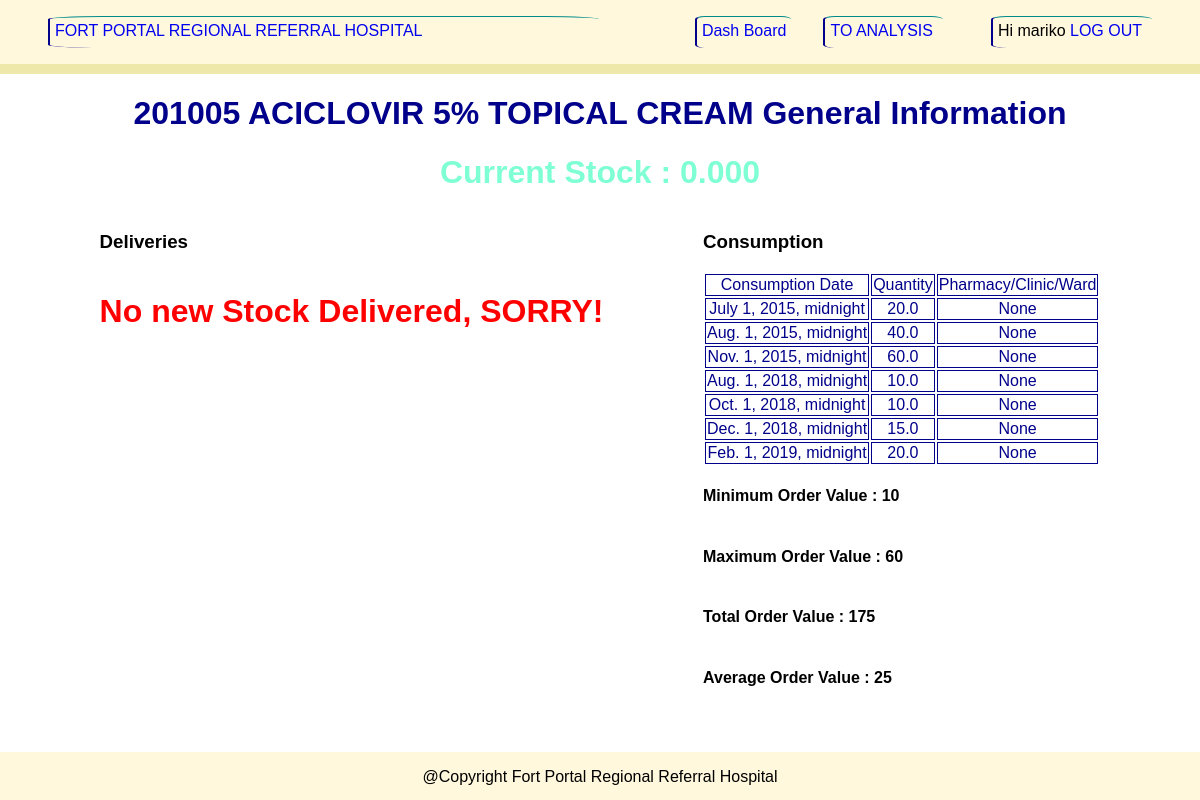
/product/details/201005/ (signed in), run on the app's committed database.
### analysis/models.py (models this page shows, shortened)
class ProductDetailExp(models.Model):
    code = models.IntegerField(default=100000,unique=True)
    description = models.CharField(unique=True,max_length=500)
    ven = models.CharField(max_length=5, null=True, blank=True)
    unit = models.DecimalField(max_digits=100, decimal_places=1, null=True)
    price = models.DecimalField(max_digits=100, decimal_places=1, null=True)
    planned_Qty_2Month_Mean = models.DecimalField(max_digits=100, decimal_places=1, null=True)
    currentStock = models.DecimalField(max_digits=100,decimal_places=3,default=0)

class ConsumptionData(models.Model):
    consumptionDate = models.DateTimeField(auto_now_add=True)
    consumptionQty = models.DecimalField(max_digits=100,decimal_places=1)
    productDetail = models.ForeignKey(ProductDetailExp, on_delete=models.CASCADE)
    pharmacies = models.ForeignKey(HospitalUserUnit,on_delete=models.SET_NULL,null=True)

### inventory/views.py (the view)
# urls.py: path('product/details/<int:cde>/',views.more_product_info,name='productinfo'),
@login_required(login_url='login_user')
def more_product_info(request,cde):
    product = ProductDetailExp.objects.get(code=cde)
    productDelivery = product.stockdeliverydata_set.all()
    productConsumption = product.consumptiondata_set.all()
    cQty_Min = product.consumptiondata_set.all().aggregate(Min('consumptionQty'))
    cQty_Max = product.consumptiondata_set.all().aggregate(Max('consumptionQty'))
    cQty_Sum = product.consumptiondata_set.all().aggregate(Sum('consumptionQty'))
    cQty_Avg = product.consumptiondata_set.all().aggregate(Avg('consumptionQty'))
    context = {
        'title': 'INVENTORY |' + str(product.description),
        'product' : str(product.code) + ' '+ str(product.description),
        'productCurrentStock': product.currentStock,
        'productDelivery' : productDelivery,
        'productConsumption' : productConsumption,
        'cQty_Min' : cQty_Min,
        'cQty_Max' : cQty_Max,
        'cQty_Sum' : cQty_Sum,
        'cQty_Avg' : cQty_Avg,
    }
    return render(request,'inventory/productDashboard.html',context)

### inventory/templates/inventory/productDashboard.html (shortened to what this page needs)
{% extends 'base.html' %}
{% block content %}
<h1 style="text-align:center; color:darkblue;">{{ product }} General Information</h1>
<h1 style="text-align:center; color: aquamarine;">Current Stock : {{ productCurrentStock }}</h1>
<div class="lastall" style="display:flex; justify-content: space-evenly">
        <div class="lastalldeliveries" style="display:flex; flex-direction:column;">
            <h3>Deliveries</h3>
            {% if productDelivery.count == 0 %}
                <h1 style="color:red";> No new Stock Delivered, SORRY! </h1>
            {% endif %}
        </div>
        <div class="lastallorders" style="display:flex; flex-direction:column;">
            <h3>Consumption</h3>
            {% if productConsumption.count == 0 %}
                <h1 style="color:red;"> No Orders Made Yet, SORRY! </h1>
            {% else %}
            <table>
                <tr>
                    <td>Consumption Date</td>
                    <td>Quantity</td>
                    <td>Pharmacy/Clinic/Ward</td>
                </tr>
                {% for product in productConsumption %}
                <tr>
                    <td>{{ product.consumptionDate }}</td>
                    <td>{{ product.consumptionQty }}</td>
                    <td>{{ product.pharmacies }}</td>
                </tr>
                {% endfor %}
            </table>
            <h4> Minimum Order Value : {{ cQty_Min.consumptionQty__min }}</h4>
            <h4> Maximum Order Value : {{ cQty_Max.consumptionQty__max }}</h4>
            <h4> Total Order Value : {{ cQty_Sum.consumptionQty__sum }}</h4>
            <h4> Average Order Value : {{ cQty_Avg.consumptionQty__avg }}</h4>
            {% endif %}
        </div>
    </div>
{% endblock %}

### inventory/templates/base.html (shortened to what this page needs)
<!DOCTYPE html>
{% load static %}
<html lang="en">
<head>
    <link rel="stylesheet" type="text/css" href="{% static 'css/myCss.css' %}">
</head>
<body>
<div style="display: flex; flex-direction: column; min-height:100vh;">
    <div class="header">
        <p style="flex-grow:1;margin-left:3rem;margin-right:5rem;"><a href="{% url 'dashboard' %}">
            FORT PORTAL REGIONAL REFERRAL HOSPITAL</a></p>
        <p style="margin-left:1rem;margin-right:2rem;"><a href="{% url 'dashboard' %}">Dash Board</a></p>
        {% if request.user.is_staff %}
        <p style="margin-right: 3rem;;padding-right:10px;"><a href="{% url 'adminlink' %}">TO ANALYSIS</a></p>
        {% endif %}
        {% if request.user %}
        <p style="margin-right: 3rem;;padding-right:10px;"><span>Hi {{ request.user }}</span>
            <a href="{% url 'logout_user' %}">LOG OUT</a></p>
        {% else %}
        <p style="margin-right: 3rem;;padding-right:10px;"><a href="{% url 'login_user' %}">LOG IN</a></p>
        {% endif %}
    </div>
    <div style="flex-grow:1">
        {% block content %}
        {% endblock %}
    </div>
    <div style="display :flex; background:cornsilk; height:3rem; justify-content: space-evenly;">
        <p>@Copyright Fort Portal Regional Referral Hospital</p>
    </div>
</div>
</body>
</html>

### inventory/templates/base.html (style rules this page uses)
body { margin:0; font-family: sans-serif; }
a { text-decoration : none; }
.header { display :flex; background: cornsilk; height:4rem; justify-content: space-evenly; border-bottom: 10px solid palegoldenrod; }
body > div > div.header > p { border-top: 1px solid darkcyan; border-left: 2px solid darkblue; border-radius:10%; padding:5px; }
td { border: 1px solid darkblue; color:darkblue; text-align:center; }

### data on the page
ProductDetailExp: currentStock "0.000"
ConsumptionData: consumptionDate "July 1, 2015, midnight", consumptionQty "20.0", pharmacies "None"
ConsumptionData: consumptionDate "Aug. 1, 2015, midnight", consumptionQty "40.0", pharmacies "None"
ConsumptionData: consumptionDate "Nov. 1, 2015, midnight", consumptionQty "60.0", pharmacies "None"
ConsumptionData: consumptionDate "Aug. 1, 2018, midnight", consumptionQty "10.0", pharmacies "None"
ConsumptionData: consumptionDate "Oct. 1, 2018, midnight", consumptionQty "10.0", pharmacies "None"
ConsumptionData: consumptionDate "Dec. 1, 2018, midnight", consumptionQty "15.0", pharmacies "None"
ConsumptionData: consumptionDate "Feb. 1, 2019, midnight", consumptionQty "20.0", pharmacies "None"

### other printed values
{{ request.user }} "mariko"
{{ product }} "201005 ACICLOVIR 5% TOPICAL CREAM"
{{ cQty_Min.consumptionQty__min }} "10"
{{ cQty_Max.consumptionQty__max }} "60"
{{ cQty_Sum.consumptionQty__sum }} "175"
{{ cQty_Avg.consumptionQty__avg }} "25"
